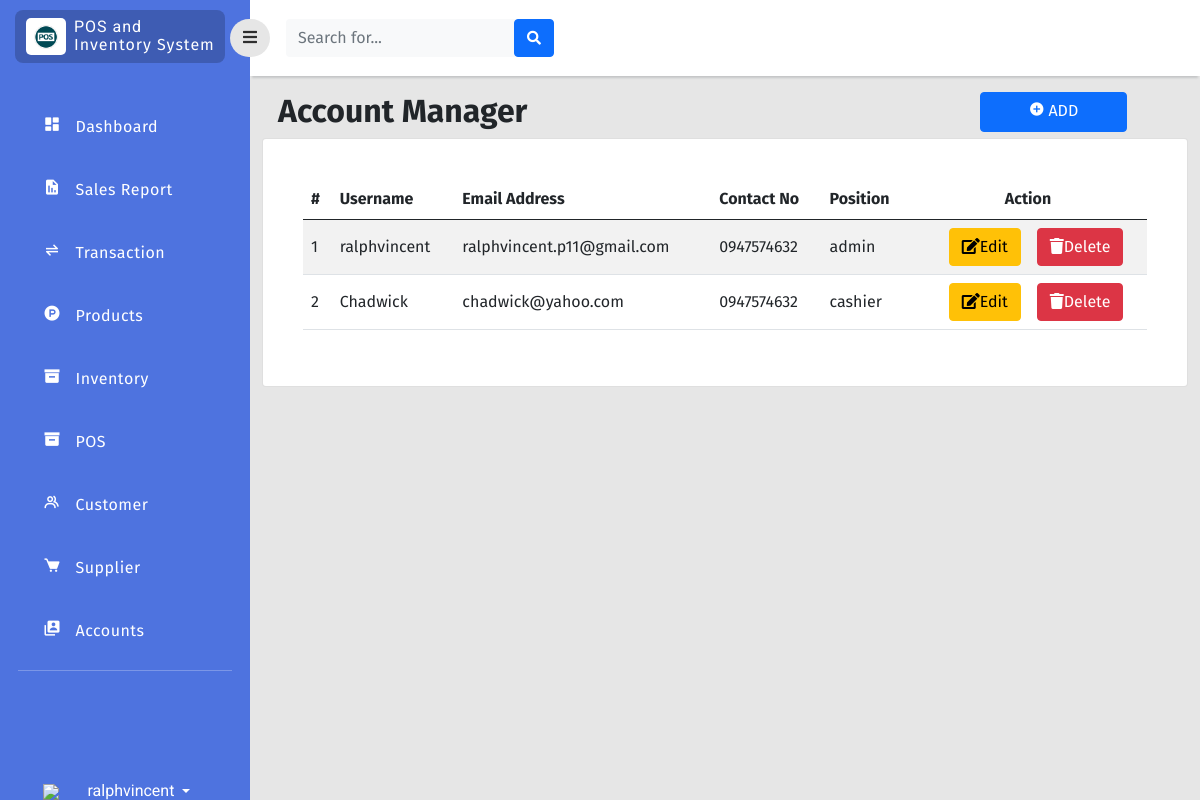
Before: /php/user_manager.php (signed in) with the older database file.
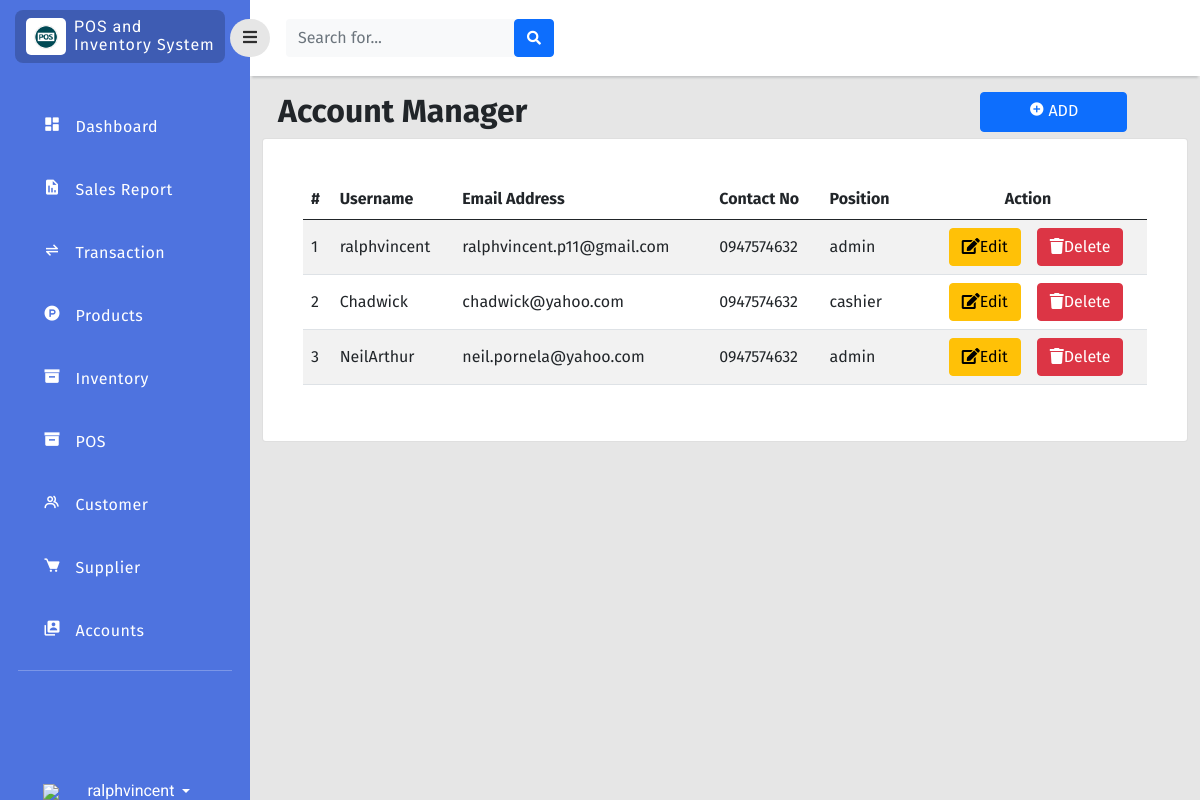
After: the same page with the newer database file.
### tables this page shows
CREATE TABLE `users` (
  `id` int(11) NOT NULL,
  `username` varchar(255) NOT NULL,
  `email_address` varchar(255) NOT NULL,
  `password` varchar(255) NOT NULL,
  `contact_no` varchar(11) NOT NULL,
  `position` enum('admin','cashier') NOT NULL
);

### php/user_manager.php (the view, shortened to what the changed rows need)
<?php
include 'connection.php';
?>
<!doctype html>
<html lang="en">
  <head>
    <link href="https://cdn.jsdelivr.net/npm/bootstrap@5.0.2/dist/css/bootstrap.min.css" rel="stylesheet"
>
    <link rel="stylesheet" type="text/css" href="../style/dash.css">
    <link
      href="https://cdnjs.cloudflare.com/ajax/libs/font-awesome/5.15.1/css/all.min.css"
      rel="stylesheet"
    />
    <link href='https://unpkg.com/boxicons@2.1.2/css/boxicons.min.css' rel='stylesheet'>
    </head>
    <body>
    <div class="page">
        <div class="content">
            <div class="col py-3 d-flex justify-content-center overflow-auto">
                <div class="container-fluid">
                    <div class="row">
                        <div class="col d-flex justify-content">
                            <br>
                            <div class="w-50">
                                <h2 class="text-dark text-start ps-3 fw-bold">Account Manager </h2>
                            </div>
                        </div>
                    </div>
                    <div class="row">
                        <div class="col">
                            <div class="card">
                                <div class="card-body rounded-3 m-4 table-responsive-lg">
                                    <table class="table table-striped align-middle" id="AccountTab">
                                        <thead>
                                            <tr>
                                                <th scope="col">#</th>
                                                <th scope="col">Username</th>
                                                <th scope="col">Email Address</th>
                                                <th scope="col">Contact No</th>
                                                <th scope="col">Position</th>
                                                <th scope="col" style="text-align: center;">Action</th>
                                            </tr>
                                        </thead>
                                        <tbody>
                                            <?php
                                            $query=mysqli_query($con,"SELECT * FROM users");
                                            while ($row=mysqli_fetch_assoc($query)) { ?>
                                            <tr>
                                                <td><?php echo $row['id']; ?></td>
                                                <td><?php echo $row['username']; ?></td>
                                                <td><?php echo $row['email_address']; ?></td>
                                                <td><?php echo $row['contact_no']; ?></td>
                                                <td><?php echo $row['position']; ?></td>
                                                <td>
                                                    <div class="d-flex flex-row justify-content-center">
                                                        <button class="btn btn-warning editbtn mx-3" data-toggle="modal" type="button"><i class="fas fa-edit" data-toggle="tooltip" title="edit"></i>Edit</button>
                                                        <button class="btn btn-danger deletebtn" data-toggle="modal" type="button"><i class="fas fa-trash" data-toggle="tooltip" title="edit"></i>Delete</button>
                                                    </div>
                                                </td>
                                            </tr>
                                        <?php } ?>
                                    </tbody>
                                    </table>
                                </div>
                            </div>
                        </div>
                    </div>
                </div>
            </div>
        </div>
    </div>
</body>
</html>

Changed rows visible on the page:
added users: id "3", username "NeilArthur", email_address "neil.pornela@yahoo.com", contact_no "0947574632", position "admin"
